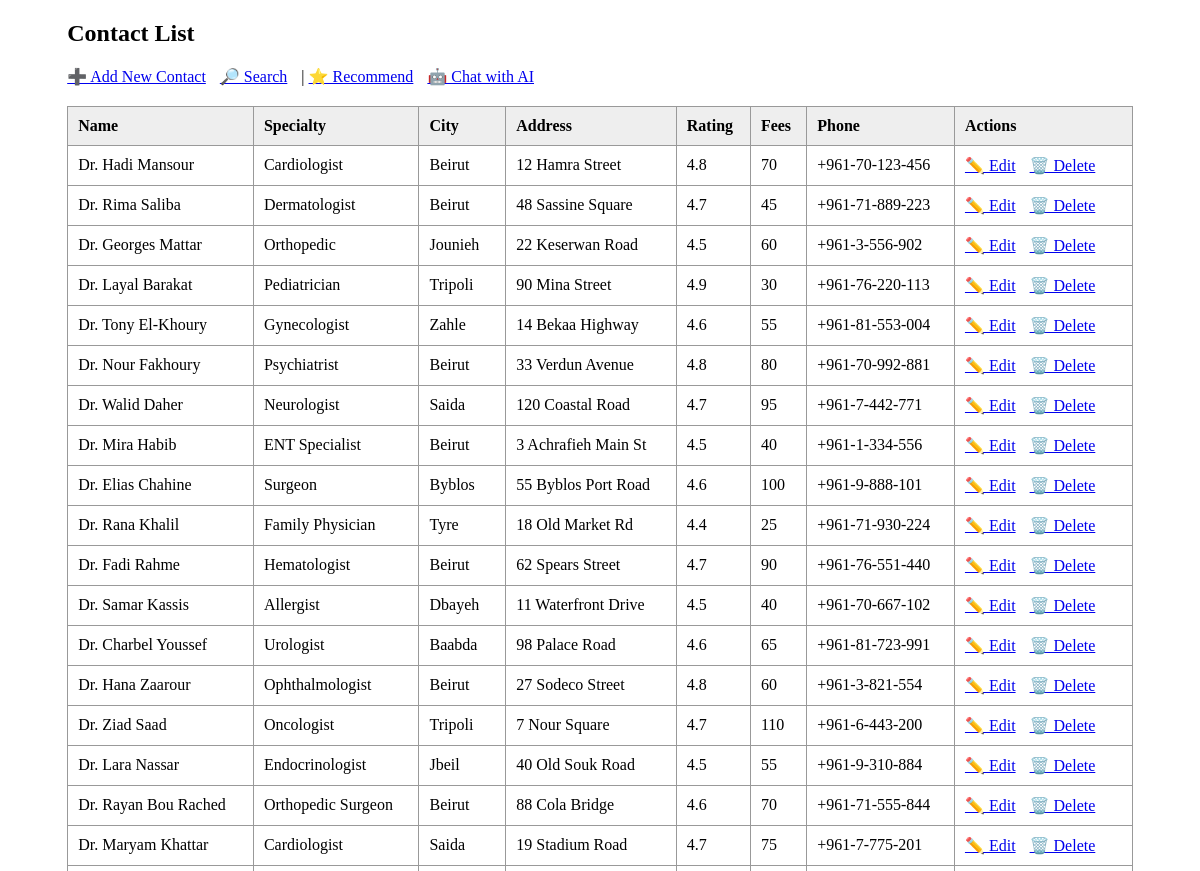
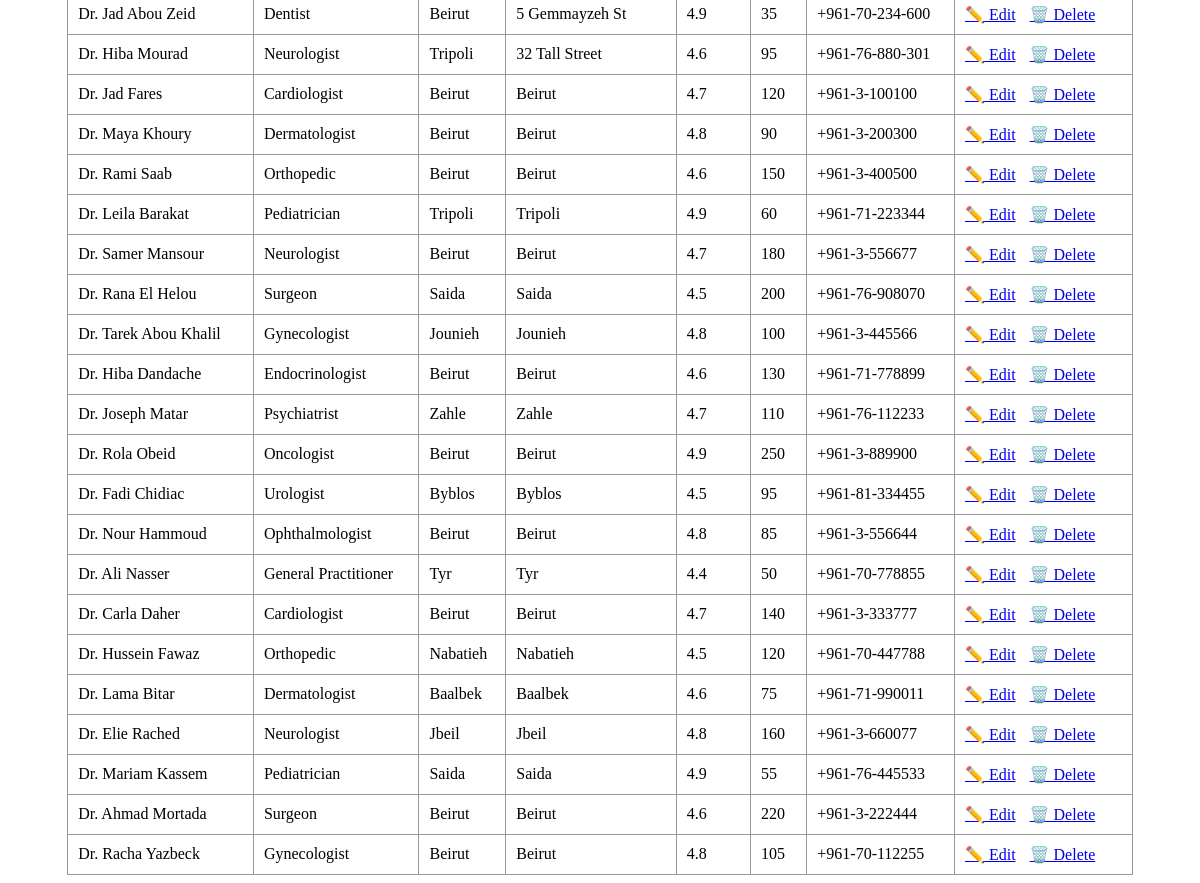
The page / on the database its author committed (2 pictures, top to bottom).
### myapp1/models.py (models this page shows)
class Contact(models.Model):
    full_name = models.CharField(max_length=100)
    specialty = models.CharField(max_length=100)
    city = models.CharField(max_length=100)
    address = models.CharField(max_length=200)
    rating = models.FloatField(null=True, blank=True)
    fees = models.IntegerField(null=True, blank=True)
    phone = models.CharField(max_length=40)

### myapp1/views.py (the view)
# urls.py: path('', home, name='home'),
def home(request):
    contacts = Contact.objects.all()
    return render(request, 'myapp1/home.html', {'contacts': contacts})

### templates/myapp1/home.html (shortened to what this page needs)
<!DOCTYPE html>
<html>
<head>
</head>
<body>
<div class="top-links">
    <h2>Contact List</h2>
    <a href="/create/">➕ Add New Contact</a>
    <a href="/search/">🔎 Search</a> |
    <a href="/recommend/">⭐ Recommend</a>
    <a href="/chatbot/">🤖 Chat with AI</a>
</div>
<table>
    <tr>
        <th>Name</th>
        <th>Specialty</th>
        <th>City</th>
        <th>Address</th>
        <th>Rating</th>
        <th>Fees</th>
        <th>Phone</th>
        <th>Actions</th>
    </tr>
    {% for c in contacts %}
    <tr>
        <td>{{ c.full_name }}</td>
        <td>{{ c.specialty }}</td>
        <td>{{ c.city }}</td>
        <td>{{ c.address }}</td>
        <td>{{ c.rating }}</td>
        <td>{{ c.fees }}</td>
        <td>{{ c.phone }}</td>
        <td>
            <a href="/update/{{ c.id }}/">✏️ Edit</a>
            <a href="/delete/{{ c.id }}/" onclick="return confirm('Delete this contact?');">🗑️ Delete</a>
        </td>
    </tr>
    {% endfor %}
</table>
</body>
</html>

### templates/myapp1/home.html (style rules this page uses)
table { width: 90%; margin: auto; border-collapse: collapse; }
th, td { border: 1px solid #999; padding: 10px; text-align: left; }
th { background: #eee; }
a { margin-right: 10px; }
.top-links { width: 90%; margin: auto; margin-bottom: 20px; }

### rows shown on the page
Contact: full_name "Dr. Hadi Mansour", specialty "Cardiologist", city "Beirut", address "12 Hamra Street", rating "4.8", fees "70", phone "+961-70-123-456"
Contact: full_name "Dr. Rima Saliba", specialty "Dermatologist", city "Beirut", address "48 Sassine Square", rating "4.7", fees "45", phone "+961-71-889-223"
Contact: full_name "Dr. Georges Mattar", specialty "Orthopedic", city "Jounieh", address "22 Keserwan Road", rating "4.5", fees "60", phone "+961-3-556-902"
Contact: full_name "Dr. Layal Barakat", specialty "Pediatrician", city "Tripoli", address "90 Mina Street", rating "4.9", fees "30", phone "+961-76-220-113"
Contact: full_name "Dr. Tony El-Khoury", specialty "Gynecologist", city "Zahle", address "14 Bekaa Highway", rating "4.6", fees "55", phone "+961-81-553-004"
Contact: full_name "Dr. Nour Fakhoury", specialty "Psychiatrist", city "Beirut", address "33 Verdun Avenue", rating "4.8", fees "80", phone "+961-70-992-881"
Contact: full_name "Dr. Walid Daher", specialty "Neurologist", city "Saida", address "120 Coastal Road", rating "4.7", fees "95", phone "+961-7-442-771"
Contact: full_name "Dr. Mira Habib", specialty "ENT Specialist", city "Beirut", address "3 Achrafieh Main St", rating "4.5", fees "40", phone "+961-1-334-556"
Contact: full_name "Dr. Elias Chahine", specialty "Surgeon", city "Byblos", address "55 Byblos Port Road", rating "4.6", fees "100", phone "+961-9-888-101"
Contact: full_name "Dr. Rana Khalil", specialty "Family Physician", city "Tyre", address "18 Old Market Rd", rating "4.4", fees "25", phone "+961-71-930-224"
Contact: full_name "Dr. Fadi Rahme", specialty "Hematologist", city "Beirut", address "62 Spears Street", rating "4.7", fees "90", phone "+961-76-551-440"
Contact: full_name "Dr. Samar Kassis", specialty "Allergist", city "Dbayeh", address "11 Waterfront Drive", rating "4.5", fees "40", phone "+961-70-667-102"
Contact: full_name "Dr. Charbel Youssef", specialty "Urologist", city "Baabda", address "98 Palace Road", rating "4.6", fees "65", phone "+961-81-723-991"
Contact: full_name "Dr. Hana Zaarour", specialty "Ophthalmologist", city "Beirut", address "27 Sodeco Street", rating "4.8", fees "60", phone "+961-3-821-554"
Contact: full_name "Dr. Ziad Saad", specialty "Oncologist", city "Tripoli", address "7 Nour Square", rating "4.7", fees "110", phone "+961-6-443-200"
Contact: full_name "Dr. Lara Nassar", specialty "Endocrinologist", city "Jbeil", address "40 Old Souk Road", rating "4.5", fees "55", phone "+961-9-310-884"
Contact: full_name "Dr. Rayan Bou Rached", specialty "Orthopedic Surgeon", city "Beirut", address "88 Cola Bridge", rating "4.6", fees "70", phone "+961-71-555-844"
Contact: full_name "Dr. Maryam Khattar", specialty "Cardiologist", city "Saida", address "19 Stadium Road", rating "4.7", fees "75", phone "+961-7-775-201"
Contact: full_name "Dr. Jad Abou Zeid", specialty "Dentist", city "Beirut", address "5 Gemmayzeh St", rating "4.9", fees "35", phone "+961-70-234-600"
Contact: full_name "Dr. Hiba Mourad", specialty "Neurologist", city "Tripoli", address "32 Tall Street", rating "4.6", fees "95", phone "+961-76-880-301"
Contact: full_name "Dr. Jad Fares", specialty "Cardiologist", city "Beirut", address "Beirut", rating "4.7", fees "120", phone "+961-3-100100"
Contact: full_name "Dr. Maya Khoury", specialty "Dermatologist", city "Beirut", address "Beirut", rating "4.8", fees "90", phone "+961-3-200300"
Contact: full_name "Dr. Rami Saab", specialty "Orthopedic", city "Beirut", address "Beirut", rating "4.6", fees "150", phone "+961-3-400500"
Contact: full_name "Dr. Leila Barakat", specialty "Pediatrician", city "Tripoli", address "Tripoli", rating "4.9", fees "60", phone "+961-71-223344"
Contact: full_name "Dr. Samer Mansour", specialty "Neurologist", city "Beirut", address "Beirut", rating "4.7", fees "180", phone "+961-3-556677"
Contact: full_name "Dr. Rana El Helou", specialty "Surgeon", city "Saida", address "Saida", rating "4.5", fees "200", phone "+961-76-908070"
Contact: full_name "Dr. Tarek Abou Khalil", specialty "Gynecologist", city "Jounieh", address "Jounieh", rating "4.8", fees "100", phone "+961-3-445566"
Contact: full_name "Dr. Hiba Dandache", specialty "Endocrinologist", city "Beirut", address "Beirut", rating "4.6", fees "130", phone "+961-71-778899"
Contact: full_name "Dr. Joseph Matar", specialty "Psychiatrist", city "Zahle", address "Zahle", rating "4.7", fees "110", phone "+961-76-112233"
Contact: full_name "Dr. Rola Obeid", specialty "Oncologist", city "Beirut", address "Beirut", rating "4.9", fees "250", phone "+961-3-889900"
Contact: full_name "Dr. Fadi Chidiac", specialty "Urologist", city "Byblos", address "Byblos", rating "4.5", fees "95", phone "+961-81-334455"
Contact: full_name "Dr. Nour Hammoud", specialty "Ophthalmologist", city "Beirut", address "Beirut", rating "4.8", fees "85", phone "+961-3-556644"
Contact: full_name "Dr. Ali Nasser", specialty "General Practitioner", city "Tyr", address "Tyr", rating "4.4", fees "50", phone "+961-70-778855"
Contact: full_name "Dr. Carla Daher", specialty "Cardiologist", city "Beirut", address "Beirut", rating "4.7", fees "140", phone "+961-3-333777"
Contact: full_name "Dr. Hussein Fawaz", specialty "Orthopedic", city "Nabatieh", address "Nabatieh", rating "4.5", fees "120", phone "+961-70-447788"
Contact: full_name "Dr. Lama Bitar", specialty "Dermatologist", city "Baalbek", address "Baalbek", rating "4.6", fees "75", phone "+961-71-990011"
Contact: full_name "Dr. Elie Rached", specialty "Neurologist", city "Jbeil", address "Jbeil", rating "4.8", fees "160", phone "+961-3-660077"
Contact: full_name "Dr. Mariam Kassem", specialty "Pediatrician", city "Saida", address "Saida", rating "4.9", fees "55", phone "+961-76-445533"
Contact: full_name "Dr. Ahmad Mortada", specialty "Surgeon", city "Beirut", address "Beirut", rating "4.6", fees "220", phone "+961-3-222444"
Contact: full_name "Dr. Racha Yazbeck", specialty "Gynecologist", city "Beirut", address "Beirut", rating "4.8", fees "105", phone "+961-70-112255"
